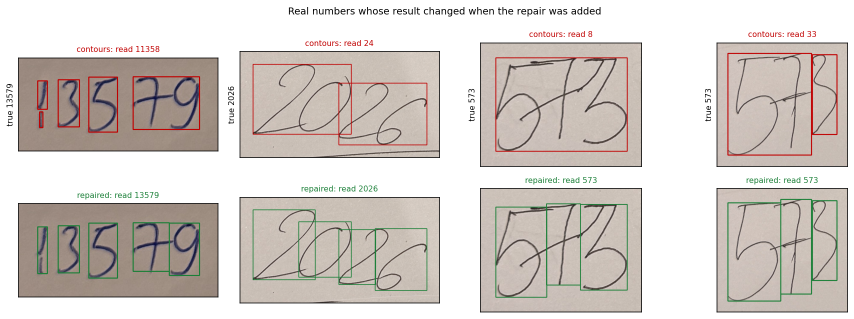
#> input picture reports/split_examples.png, 1708 x 638 px (shown at 1/2 size)
$ python -i preprocessing.py   (imports and definitions only)
#> lines starting #> are read from the running program, lines starting #| are printed output that depends on the picture; after the words box and inside, x2 and y2 are one past the last pixel; in counts of white or black regions, pixels touching at a corner belong together
#> further down, picture is the input picture: shape (638, 1708, 3); mean B, G, R 199.2, 204.2, 211.1
"""Task 1 - image preprocessing."""

from __future__ import annotations

import cv2
import numpy as np

TARGET_SIZE = (28, 28)


def to_grayscale(image: np.ndarray) -> np.ndarray:
    """Convert a colour image to grayscale."""
    if image is None:
        raise ValueError("to_grayscale() received None - check the image path is correct.")
    if len(image.shape) == 3:
        return cv2.cvtColor(image, cv2.COLOR_BGR2GRAY)
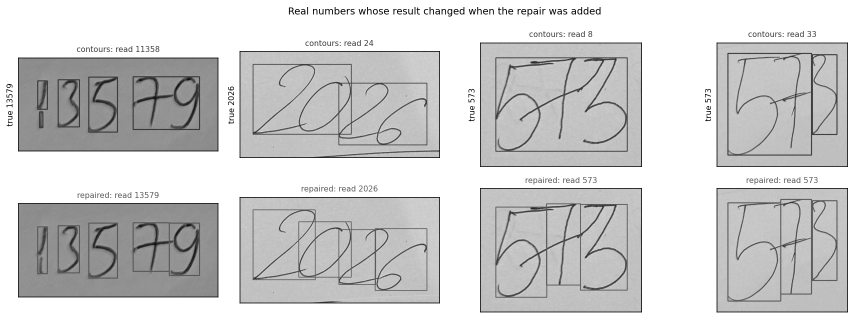
#> returned value: shape (638, 1708) (shown at 1/2 size); min 0, max 255, mean 205.7
    return image


def denoise(image: np.ndarray, kernel_size: int = 3) -> np.ndarray:
    return cv2.medianBlur(image, kernel_size)


def binarize_otsu(image: np.ndarray) -> np.ndarray:
    """Otsu threshold, strokes white on black."""
    _, binary = cv2.threshold(image, 0, 255, cv2.THRESH_BINARY_INV + cv2.THRESH_OTSU)
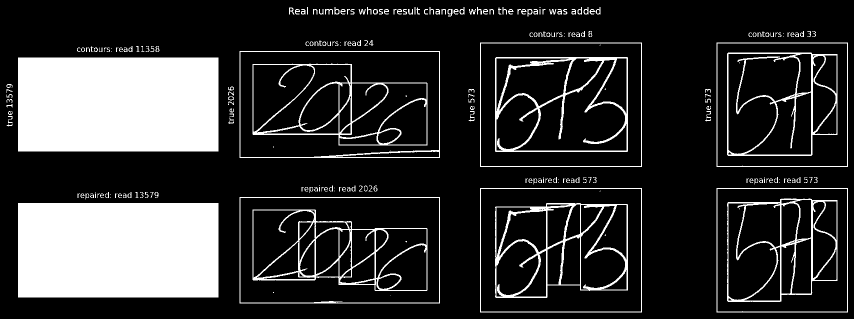
#> binary: shape (638, 1708) (shown at 1/2 size); 19.9% white; 250 white regions (46 under 20 px), largest, box (x1, y1, x2, y2) and area: (36, 406, 437, 595) 75789, (36, 115, 437, 303) 75388, (990, 406, 1256, 596) 8534
    return binary


# [36 lines left out: functions binarize_adaptive, invert_if_dark_strokes, not called in this run]


def resize_image(image: np.ndarray, size: tuple[int, int] = TARGET_SIZE) -> np.ndarray:
    return cv2.resize(image, size, interpolation=cv2.INTER_AREA)


def _limit_shift(shift: int, low: int, high: int) -> int:
    """Clamp shift to [low, high]; leave it alone if that range is empty."""
    if low > high:
        return shift
    return int(min(max(shift, low), high))


def center_by_mass(image: np.ndarray) -> np.ndarray:
    """Shift the digit so its centre of mass is in the middle.

    The shift is limited so no ink is pushed onto or past the frame edge. A
    top-heavy digit such as 7 has its mass high up, so a full centring shift
    can be larger than the 4 px border fit_to_mnist_box leaves; without the
    limit the tip touches the edge, and a bigger shift would cut it off.
    """
    moments = cv2.moments(image)
    if moments["m00"] == 0:
        return image
    cx = int(moments["m10"] / moments["m00"])
    cy = int(moments["m01"] / moments["m00"])
    rows, cols = image.shape
    shift_x = cols // 2 - cx
    shift_y = rows // 2 - cy
    # Keep at least 1 px of empty border on every side after the shift. If the
    # ink already reaches the edge (plain-resize configs) there is no room on
    # that axis, so the original shift is kept unchanged.
    ys, xs = np.nonzero(image)
    shift_x = _limit_shift(shift_x, 1 - xs.min(), cols - 2 - xs.max())
    shift_y = _limit_shift(shift_y, 1 - ys.min(), rows - 2 - ys.max())
    translation = np.float32([[1, 0, shift_x], [0, 1, shift_y]])
    return cv2.warpAffine(image, translation, (cols, rows))


def fit_to_mnist_box(image: np.ndarray, box: int = 20,
                     size: tuple[int, int] = TARGET_SIZE) -> np.ndarray:
    """Scale the digit into a 20x20 box inside a 28x28 frame, centred by mass.

    This is how MNIST itself was built: the digit was size-normalised to fit a
    20x20 box with its aspect ratio kept, then placed in a 28x28 frame with its
    centre of mass in the middle. A plain resize to 28x28 makes the digit fill
    the whole frame, which is a shape the model never saw in training.

    Expects white strokes on a black background.

    The ink is located with an Otsu mask rather than "any non-zero pixel". On a
    clean scan the two are the same, but on a photo the inverted paper is never
    exactly 0, so every pixel counts as non-zero and the box silently becomes
    the whole frame. The mask only decides where to crop; the pixels copied
    into the box keep their original grey values.
    """
#> called with box = 20, size = (28, 28)
    width, height = size
    if not image.any():                   # nothing drawn, nothing to fit
        return np.zeros((height, width), dtype=image.dtype)

    _, mask = cv2.threshold(image, 0, 255, cv2.THRESH_BINARY + cv2.THRESH_OTSU)
    ink = cv2.findNonZero(mask)
#> ink = contour of 216644 points, box (x1, y1, x2, y2) (13, 14, 1696, 625), area 113101
    if ink is None:                       # flat image, no ink to separate
        return np.zeros((height, width), dtype=image.dtype)

    x, y, w, h = cv2.boundingRect(ink)
#> x = 13; y = 14; w = 1683; h = 611
    pad = 2                               # keep the faint anti-aliased edge
    x0, y0 = max(0, x - pad), max(0, y - pad)
#> x0 = 11; y0 = 12
    x1 = min(image.shape[1], x + w + pad)
#> x1 = 1698
    y1 = min(image.shape[0], y + h + pad)
#> y1 = 627
    digit = image[y0:y1, x0:x1]
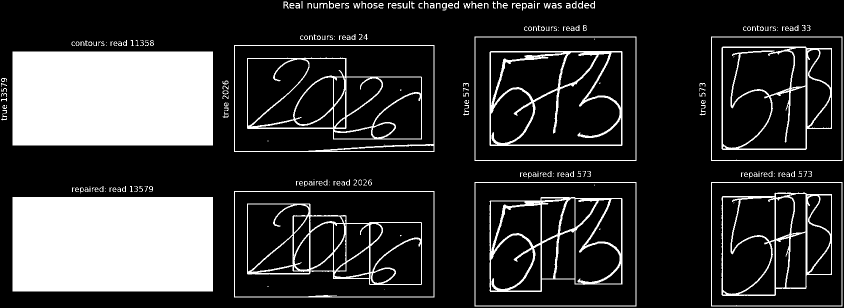
#> digit: shape (615, 1687) (shown at 1/2 size); 20.9% white; 250 white regions (46 under 20 px), largest, box (x1, y1, x2, y2) and area: (25, 394, 426, 583) 75789, (25, 103, 426, 291) 75388, (979, 394, 1245, 584) 8534
    h, w = digit.shape
#> h = 615; w = 1687

    scale = box / max(w, h)
#> scale = 0.0119
    new_w = max(1, int(round(w * scale)))
#> new_w = 20
    new_h = max(1, int(round(h * scale)))
#> new_h = 7
    digit = cv2.resize(digit, (new_w, new_h), interpolation=cv2.INTER_AREA)

    canvas = np.zeros((height, width), dtype=digit.dtype)
    top = (height - new_h) // 2
#> top = 10
    left = (width - new_w) // 2
#> left = 4
    canvas[top:top + new_h, left:left + new_w] = digit
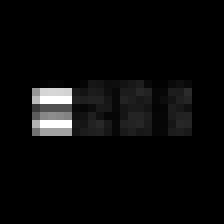
#> canvas: shape (28, 28) (shown 8 times larger); min 0, max 255, mean 9.5

    return center_by_mass(canvas)
#> in center_by_mass, `moments = cv2.moments(image)`: moments = moments, m00 7456, centre m10/m00, m01/m00 = (9.14, 13.34)
#> in center_by_mass, `cx = int(moments["m10"] / moments["m00"])`: cx = 9
#> in center_by_mass, `cy = int(moments["m01"] / moments["m00"])`: cy = 13
#> in center_by_mass, `shift_x = cols // 2 - cx`: shift_x = 5
#> in center_by_mass, `shift_y = rows // 2 - cy`: shift_y = 1
#> in center_by_mass, `ys, xs = np.nonzero(image)`: ys = 137 values from 10 to 16; xs = 137 values, max 23 at index 16, min 4 at index 17, mean 13.64
#> in center_by_mass, `shift_x = _limit_shift(shift_x, 1 - xs.min(), cols - 2 - xs.max())`: shift_x = 3
#> in center_by_mass, `translation = np.float32([[1, 0, shift_x], [0, 1, shift_y]])`: translation = [[1, 0, 3], [0, 1, 1]]
#> in center_by_mass, `return cv2.warpAffine(image, translation, (cols, rows))`:
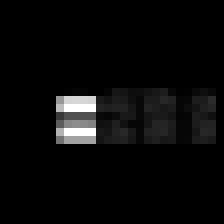
#> returned value: shape (28, 28) (shown 8 times larger); min 0, max 255, mean 9.5


def normalize(image: np.ndarray) -> np.ndarray:
    return image.astype("float32") / 255.0


CONFIGS = {
    "grayscale_only": {
        "denoise": False, "threshold": None, "center": False, "mnist_box": False,
        "description": "Grayscale + resize only (no thresholding)",
    },
    "otsu": {
        "denoise": False, "threshold": "otsu", "center": False, "mnist_box": False,
        "description": "Grayscale + Otsu binarization",
    },
    "otsu_denoised": {
        "denoise": True, "threshold": "otsu", "center": False, "mnist_box": False,
        "description": "Grayscale + median denoise + Otsu binarization",
    },
    "otsu_denoised_centered": {
        "denoise": True, "threshold": "otsu", "center": True, "mnist_box": False,
        "description": "Grayscale + denoise + Otsu + centre of mass alignment",
    },
    "adaptive": {
        "denoise": True, "threshold": "adaptive", "center": False, "mnist_box": False,
        "description": "Grayscale + denoise + adaptive thresholding",
    },
    # The two below use MNIST's own 20x20-in-28x28 convention instead of a
    # plain resize, so the comparison can measure whether matching the
    # dataset's geometry is worth anything.
    "grayscale_mnist_box": {
        "denoise": False, "threshold": None, "center": False, "mnist_box": True,
        "description": "Grayscale + 20x20 MNIST box (no thresholding)",
    },
    "adaptive_mnist_box": {
        "denoise": True, "threshold": "adaptive", "center": False, "mnist_box": True,
        "description": "Grayscale + denoise + adaptive + 20x20 MNIST box",
    },
    # Added after the first run on real photos: Otsu was the clear winner on
    # single digits (83% against 33% for grayscale_only), and the 20x20 box is
    # what keeps a tight crop from segmentation from being stretched. This is
    # the combination of the two.
    "otsu_mnist_box": {
        "denoise": False, "threshold": "otsu", "center": False, "mnist_box": True,
        "description": "Grayscale + Otsu binarization + 20x20 MNIST box",
    },
}

# Selected configuration (Task 1). Chosen on three measurements, because the
# first one could not tell the options apart:
#
#                          MNIST, 5 seeds    149 real digits   99 real numbers,
#                          (team LeNet)      (single crops)    read end to end*
#   otsu_mnist_box    <-   0.960 +/- 0.005      81.9%              62%
#   otsu_denoised_centered 0.956 +/- 0.005      77.9%**             7%
#   otsu                   0.967 +/- 0.006      76.5%               1%
#   otsu_denoised          0.959 +/- 0.005      76.5%               1%
#   adaptive               0.967 +/- 0.003      63.1%               2%
#   grayscale_only         0.967 +/- 0.005      61.1%               1%
#   grayscale_mnist_box    0.962 +/- 0.003      38.3%              11%
#   adaptive_mnist_box     0.965 +/- 0.003      33.6%              34%
#
#   * segmented with SELECTED_METHOD (contours), each crop classified by the
#     team CNN, number counted right only if every digit is right.
#   ** 79.9% before Thien's change to center_by_mass (keep a 1 px border),
#      which this configuration uses; every other figure was unchanged.
#   Real set: six sheets by four writers, one of them on hand-ruled lines with
#   slanted writing (reports/custom_test_set.csv, data/custom_samples/sheets.csv).
#
# 1. On MNIST all eight are within run-to-run noise of each other. It cannot
#    choose. (MNIST digits already sit in a 20x20 box, so the box adds nothing there.)
# 2. On real photos thresholding is essential: Otsu forces the paper to exactly
#    0, as in MNIST, while grayscale_only leaves a grey haze the CNN never saw.
# 3. End to end, the 20x20 box is essential: segmentation hands over tight
#    crops, and a plain resize stretches them to fill 28x28. otsu_denoised_
#    centered is second on single digits (77.9%, 6 images behind) but reads
#    7% of numbers; with the box, Otsu reads 62%.
#
# otsu_mnist_box is the only configuration at the top of both real tests. On
# single digits alone its lead over otsu_denoised_centered is within noise;
# the end-to-end column is what decides it.
#
# Known limitation, measured: ruled lines. On the lined sheet single digits
# drop to 30% (6 of 20), against 90% on the five plain sheets. Otsu keeps the
# line as ink and the 20x20 box fits around it, so a digit sitting on a line
# arrives with a bar along its base; 7 of the 14 errors were read as "2".
# Addressed at the photo level, before preprocessing: page_cleanup.
# remove_ruled_lines() paints out ink that runs edge to edge across the photo.
# Measured on the 149 single digits (parameters fixed beforehand, not tuned
# on these images): lined sheet 6 -> 9 of 20 with LeNet, 7 -> 17 with
# cnn_best; the five plain sheets unchanged with both. It is not part of
# preprocess() itself, because a tight crop from segmentation has no margin,
# and there the bar of a 7 also runs edge to edge.
SELECTED_CONFIG = "otsu_mnist_box"


def preprocess(image: np.ndarray, config: str = SELECTED_CONFIG,
               size: tuple[int, int] = TARGET_SIZE,
               flatten: bool = False,
               add_channel: bool = False) -> np.ndarray:
    """Run the pipeline for one named config; returns float32 in [0, 1].

    flatten gives a 784-vector for k-NN and the other classical baselines.
    add_channel gives (28, 28, 1), which is the shape the team's Conv2D models
    expect. The two are mutually exclusive.
    """
    if config not in CONFIGS:
        raise KeyError(
            f"Unknown config '{config}'. Available: {list(CONFIGS.keys())}"
        )
    if flatten and add_channel:
        raise ValueError("flatten and add_channel cannot both be True.")
    settings = CONFIGS[config]

    result = to_grayscale(image)

    if settings["denoise"]:
        result = denoise(result)

    if settings["threshold"] == "otsu":
        result = binarize_otsu(result)
    elif settings["threshold"] == "adaptive":
        result = binarize_adaptive(result)
    else:
        # no thresholding, but still need light strokes on dark
        result = invert_if_dark_strokes(result)

    if settings["mnist_box"]:
        # fit_to_mnist_box does its own crop, resize and centring
        result = fit_to_mnist_box(result, size=size)
    else:
        result = resize_image(result, size)
        if settings["center"]:
            result = center_by_mass(result)

    result = normalize(result)
    if flatten:
        return result.flatten()
    if add_channel:
        return result[:, :, np.newaxis]
    return result


# [5 lines left out: function preprocess_batch, not called in this run]


# [10 lines not run here, left out]

>>> import cv2
>>> picture = cv2.imread('../reports/split_examples.png')
>>> result = preprocess(picture)

$ run again, on reports/mnist_box_comparison.png
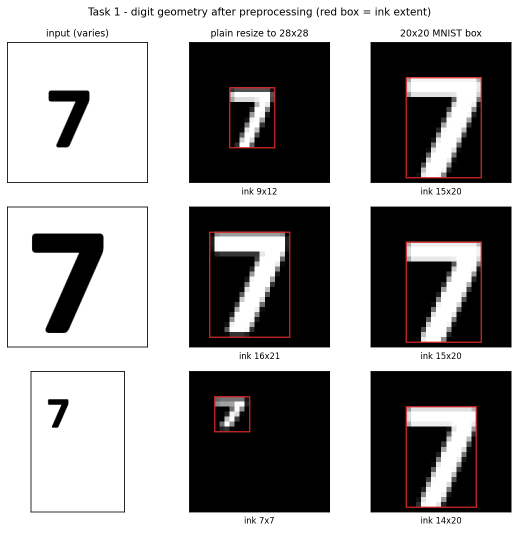
#> input picture reports/mnist_box_comparison.png, 1037 x 1065 px (shown at 1/2 size)
#> picture is the input picture: shape (1065, 1037, 3); mean B, G, R 151.5, 151.5, 152.9
#> in binarize_otsu, `_, binary = cv2.threshold(image, 0, 255, cv2.THRESH_BINARY_INV + cv2.T..`:
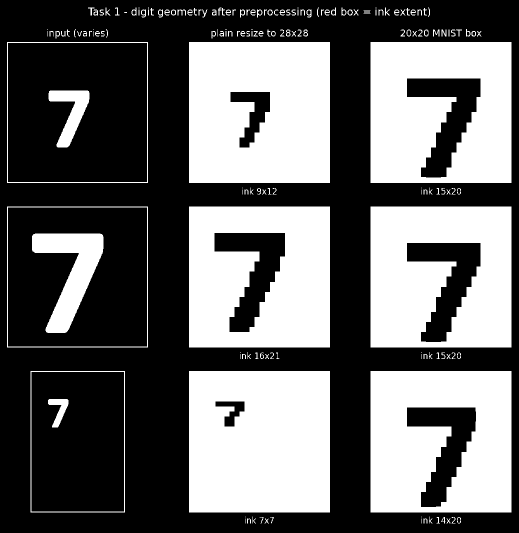
#> binary: shape (1065, 1037) (shown at 1/2 size); 40.9% white; 171 white regions (24 under 20 px), largest, box (x1, y1, x2, y2) and area: (378, 742, 660, 1025) 78426, (378, 84, 660, 366) 75473, (741, 742, 1023, 1025) 67160
#> ink = contour of 451405 points, box (x1, y1, x2, y2) (14, 15, 1023, 1047), area 18425
#> in fit_to_mnist_box, `x, y, w, h = cv2.boundingRect(ink)`: x = 14; y = 15; w = 1009; h = 1032
#> x0 = 12; y0 = 13
#> x1 = 1025
#> y1 = 1049
#> moments = moments, m00 43870, centre m10/m00, m01/m00 = (16.28, 13.84)
#> cx = 16
#> cy = 13
#> shift_x = -2
#> shift_y = 1
#> ys = 331 values from 4 to 23; xs = 331 values, max 23 at index 35, min 4 at index 18, mean 14.04
#> translation = [[1, 0, -2], [0, 1, 1]]
#> in center_by_mass, `return cv2.warpAffine(image, translation, (cols, rows))`:
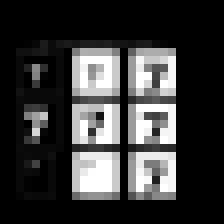
#> returned value: shape (28, 28) (shown 8 times larger); min 0, max 255, mean 56

$ run again, on reports/preprocessing_real_visual.png
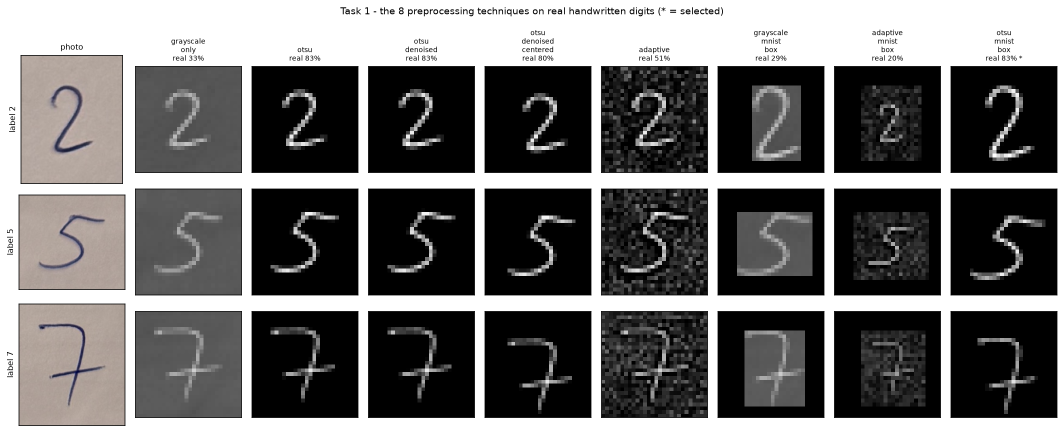
#> input picture reports/preprocessing_real_visual.png, 2128 x 865 px (shown at 1/2 size)
#> picture is the input picture: shape (865, 2128, 3); mean B, G, R 110.4, 110.9, 111.9
#> in binarize_otsu, `_, binary = cv2.threshold(image, 0, 255, cv2.THRESH_BINARY_INV + cv2.T..`:
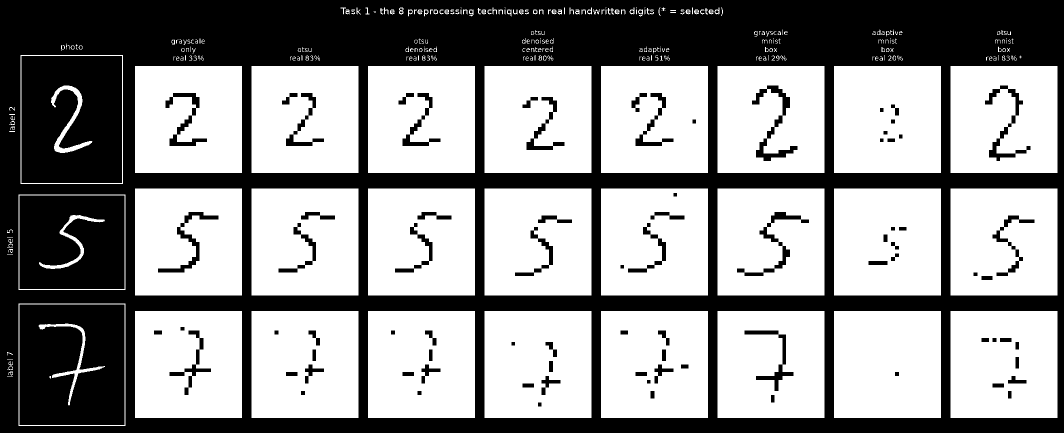
#> binary: shape (865, 2128) (shown at 1/2 size); 58.4% white; 121 black regions (22 under 20 px), largest, box (x1, y1, x2, y2) and area: (0, 0, 2128, 865) 587362, (43, 112, 244, 366) 48755, (39, 609, 249, 850) 48623
#> ink = contour of 1075744 points, box (x1, y1, x2, y2) (14, 15, 2115, 852), area 456774
#> in fit_to_mnist_box, `x, y, w, h = cv2.boundingRect(ink)`: x = 14; y = 15; w = 2101; h = 837
#> x0 = 12; y0 = 13
#> x1 = 2117
#> y1 = 854
#> digit: shape (841, 2105); 60.8% white; 121 black regions (22 under 20 px), largest, box (x1, y1, x2, y2) and area: (0, 0, 2105, 841) 516947, (31, 99, 232, 353) 48755, (27, 596, 237, 837) 48623
#> moments = moments, m00 24789, centre m10/m00, m01/m00 = (14.62, 13.97)
#> cx = 14
#> cy = 13
#> shift_x = 0
#> shift_y = 1
#> ys = 157 values from 10 to 17; xs = 157 values, max 23 at index 16, min 4 at index 0, mean 13.45
#> translation = [[1, 0, 0], [0, 1, 1]]
#> in center_by_mass, `return cv2.warpAffine(image, translation, (cols, rows))`:
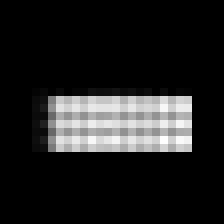
#> returned value: shape (28, 28) (shown 8 times larger); min 0, max 254, mean 31.6

$ run again, on reports/preprocessing_visual.png
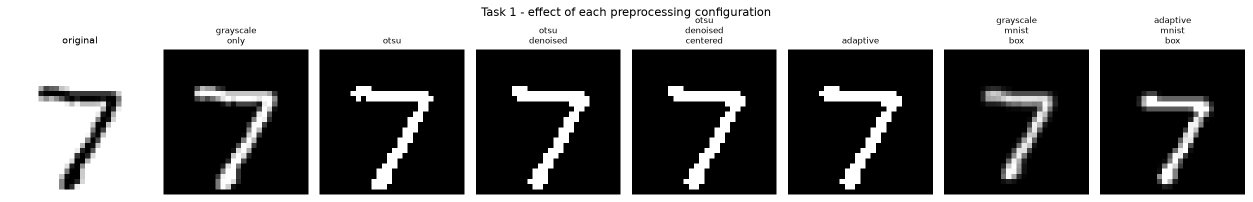
#> input picture reports/preprocessing_visual.png, 2505 x 404 px (shown at 1/2 size)
#> picture is the input picture: shape (404, 2505, 3); min 0, max 255, mean 116.8
#> in binarize_otsu, `_, binary = cv2.threshold(image, 0, 255, cv2.THRESH_BINARY_INV + cv2.T..`:
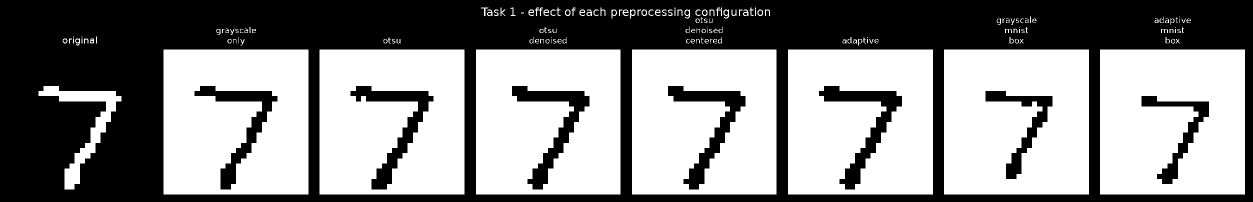
#> binary: shape (404, 2505) (shown at 1/2 size); 54.3% white; 39 black regions (13 under 20 px), largest, box (x1, y1, x2, y2) and area: (0, 0, 2505, 404) 409672, (1638, 172, 1804, 379) 8511, (701, 172, 867, 379) 8280
#> ink = contour of 549732 points, box (x1, y1, x2, y2) (77, 15, 2490, 389), area 144504
#> in fit_to_mnist_box, `x, y, w, h = cv2.boundingRect(ink)`: x = 77; y = 15; w = 2413; h = 374
#> x0 = 75; y0 = 13
#> x1 = 2492
#> y1 = 391
#> digit: shape (378, 2417); 60.2% white; 39 black regions (13 under 20 px), largest, box (x1, y1, x2, y2) and area: (0, 0, 2417, 378) 311278, (1563, 159, 1729, 366) 8511, (626, 159, 792, 366) 8280
#> moments = moments, m00 9207, centre m10/m00, m01/m00 = (14.44, 13.27)
#> cx = 14
#> cy = 13
#> shift_x = 0
#> shift_y = 1
#> ys = 59 values from 12 to 14; xs = 59 values, max 23 at index 18, min 4 at index 0, mean 13.64
#> translation = [[1, 0, 0], [0, 1, 1]]
#> in center_by_mass, `return cv2.warpAffine(image, translation, (cols, rows))`:
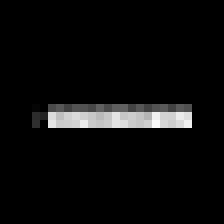
#> returned value: shape (28, 28) (shown 8 times larger); min 0, max 250, mean 11.7
